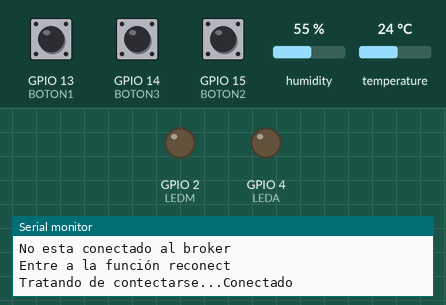
The sketch below on a simulated ESP32. Parts: output pins drawn as LEDs (lit = HIGH), the last lines printed to the serial monitor. Dashed ring = blinking. The test bench sets the inputs (shaded band); at power-on: GPIO 14 (BOTON3) HIGH, GPIO 13 (BOTON1) HIGH, GPIO 15 (BOTON2) HIGH, temperature 24 °C, humidity 55 %. WiFi joins after 1.5 s; servers stay silent unless stated; no MQTT or app messages arrive unless stated.

Above: at 4.2 s.
4.3 s: GPIO 14 (BOTON3) pulled LOW for 1 s
At 4.76 s:
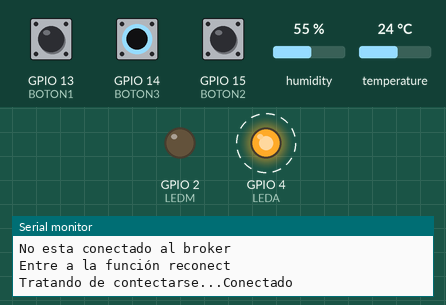
7.8 s: GPIO 13 (BOTON1) pulled LOW for 0.15 s
At 7.98 s:
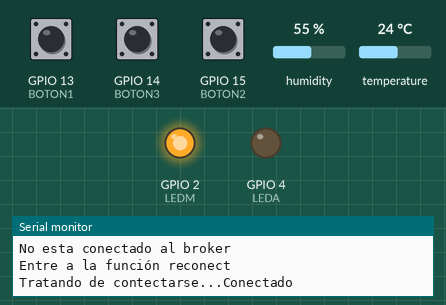
11.0 s: GPIO 15 (BOTON2) pulled LOW for 3.2 s
At 15.4 s:
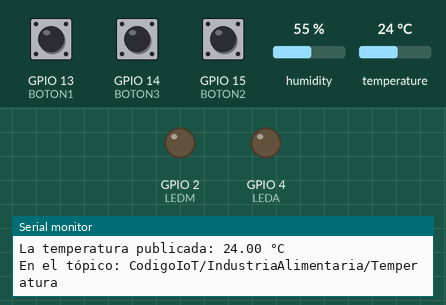
17.2 s: temperature set to 28 °C
19.3 s: temperature set to 31 °C
At 24.5 s:
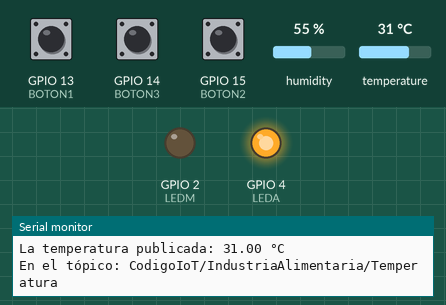
Timing chart, 0 to 25.6 s (numbered marks = the images above; inputs shaded):
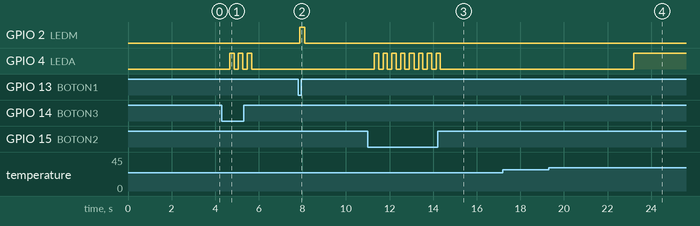

The sketch:

Ejercicio_de_Refrigeracion.ino
```cpp
/*
 * Administración de servidores
 * Por: Armida González Lorence
 * Fecha: 20 de abril de 2022
 *
 * Programa creado a partir de los programas Botón-Led y Ejemplo DHT11
 *
 * Características
 *   Sensor de temperatura y humedad
 *   Boton1: Manual. Activa la refrigeración al ser presionado
 *   Boton2: Alta demanda
 *   Boton3: Sobre carga de funcionamiento
 *
 *   Led1: Refrigeracion manual
 *   Led2: Refrigeración automática
 *
 *   Que se encienda la refrigeracion manual cada que se presione el boton de manual
 *
 *   La refrigeracion manual tiene prioridad a la refrigeracion automática.
 *
 *   Si la termperatura es alta (mayor a 28, por ejemplo), se activa la refrigeracion automática
 *
 *   Si tengo alta demanda o sobre carga, se activa la refrigeración automática
 *
 *   Si tengo alta demanda o sobrecarga de funcionamiento y ademas temperatura alta, se activan ambas refrigeraciones
 *
 *   Botones 14, 15, 13
 *   Leds 4, 2
 *   DHT11 12
 */
// Cambio de ejercicio de refrigeración para utilizar funciones

// Bibliotecas
#include <WiFi.h>  // Biblioteca para el control de WiFi
#include <PubSubClient.h> //Biblioteca para conexion MQTT
#include "DHT.h" // Incluir la biblioteca de DHT11

//Datos de WiFi
const char* ssid = "CASTILLO";  // Aquí debes poner el nombre de tu red
const char* password = "YolandaC23";  // Aquí debes poner la contraseña de tu red

//Datos del broker MQTT
//Puse un Broker IP público; para actualizar con: nslookup broker.hivemq.com en terminal ubuntu
const char* mqtt_server = "35.157.221.58";
const char* topicTemp= "CodigoIoT/IndustriaAlimentaria/Temperatura";
IPAddress server(35,157,221,58);


// Constantes
// Constantes para manejar el DHT11
#define DHTPIN 12       // Digital pin connected to the DHT sensor
#define DHTTYPE DHT11   // DHT 11
#define TemperaturaAlta 30 // Límite de temperatura y que no ocupe memoria


const int BOTON1 = 13; // Manual
const int BOTON2 = 15; // Alta Demanda
const int BOTON3 = 14; // Sobrecarga de Funcionamiento

const int LEDM = 2; // Refrigeración MANUAL
const int LEDA = 4; // Refreigeración Automática


// Definición de objetos
WiFiClient espClient; // Este objeto maneja los datos de conexion WiFi
PubSubClient client(espClient); // Este objeto maneja los datos de conexion al broker
DHT dht(DHTPIN, DHTTYPE);   // Objeto para manejar el DHT11


// Variables
int dato1, dato2, dato3;
float t, tant=0,timeNow,timeLast=0;
int wait = 5000; //Tiempo de espera para madar mensajes por MQTT
char dataString[8]; // Define una arreglo de caracteres para enviarlos por MQTT, especifica la longitud del mensaje en 8 caracteres

// Condiciones iniciales - Se ejecuta sólo una vez al energizar

void setup() {// Inicio de void setup ()
  // Iniciar comunicación serial
  Serial.begin(115200);
  delay(10);
  //Se realiza conección a WiFi
  Serial.println();
  Serial.println();
  Serial.print("Conectar a ");
  Serial.println(ssid);

  WiFi.begin(ssid, password); // Esta es la función que realiz la conexión a WiFi
  while (WiFi.status() != WL_CONNECTED) { // Este bucle espera a que se realice la conexión
    Serial.print(".");  // Indicador de progreso
    delay (500);
  }

 // Cuando se haya logrado la conexión, se informa lo siguiente
  Serial.println();
  Serial.println("WiFi conectado");
  Serial.print("Direccion IP: ");
  Serial.println(WiFi.localIP());

  pinMode (BOTON1, INPUT_PULLUP);//Configurar el pin del boton como entrada //INPUT, OUTPUT
  pinMode (BOTON2, INPUT_PULLUP);//Configurar el pin del boton como entrada //INPUT, OUTPUT
  pinMode (BOTON3, INPUT_PULLUP);//Configurar el pin del boton como entrada //INPUT, OUTPUT

  pinMode (LEDM, OUTPUT); // Configurar el pin del led como salida de voltaje
  pinMode (LEDA, OUTPUT); // Configurar el pin del led como salida de voltaje

  dht.begin(); //Inicialización de la comunicación con el sensor DHT11
  dato1=0;
  dato2=0;
  dato3=0;

  // Conexión con el broker MQTT
  client.setServer(server, 1883); // Conectarse a la IP del broker en el puerto indicado
  client.setCallback(callback); // Activar función de CallBack, permite recibir mensajes MQTT y ejecutar funciones a partir de ellos
  delay(1500);  // Esta espera es preventiva, espera a la conexión para no perder información

  timeLast=millis(); //Para iniciar el control del tiempo

}// Fin de void setup

// Cuerpo del programa - Se ejecuta constamente
void loop() {// Inicio de void loop

   // put your main code here, to run repeatedly:
  while (WiFi.status() == WL_CONNECTED) {
   //Verificar siempre que haya conexión al broker

  if (!client.connected()) {
    Serial.println("No esta conectado al broker");
    reconnect();  // En caso de que no haya conexión, ejecutar la función de reconexión, definida despues del void setup ()
  }// fin del if (!client.connected())
  client.loop(); // Esta función es muy importante, ejecuta de manera no bloqueante las funciones necesarias para la comunicación con el broker

  leeSensor();
  leeBotones();
  activaRefrigeraciones();
  }
  } // Fin de void loop


// Funciones del usuario

 void leeSensor ()
 {
    // Read temperature as Celsius (the default)

    timeNow= millis();
    if (timeNow - timeLast > wait) {
      timeLast = timeNow; // Actualización de seguimiento de tiempo
      t = dht.readTemperature();
      dtostrf(t, 1, 2, dataString);
      Serial.print(F("La temperatura publicada: "));
      Serial.print(dataString);
      Serial.println(F(" °C "));
      Serial.print(F("En el tópico: "));
      Serial.println(topicTemp);
      client.publish(topicTemp, dataString); // Esta es la función que envía los datos por MQTT
      if (isnan(t)) { // Check if any reads failed and exit early (to try again).
       Serial.println(F("Failed to read from DHT sensor!"));
       return;
     }
    }
  //Serial.print(F("%  Temperature: "));
  //Serial.print(t);
  //Serial.println(F("°C "));
 }

 void leeBotones ()
 {
  dato1 = digitalRead (BOTON1); //Leer el pin del boton 1 MANUAL
  dato2 = digitalRead (BOTON2); //Leer el pin del boton 2 ALTA DEMANDA
  dato3 = digitalRead (BOTON3); //Leer el pin del boton 3 SOBRE CARGA
 }

 void activaRefrigeraciones ()
 {
   //Para activar la refrigeración Automática
  if (t>=TemperaturaAlta) {
  digitalWrite (LEDA, HIGH);
  //Publicar alerta de temperatura Alta
  //dataString = 'TmAlert';
  //client.publish(topicTemp, dataString); // Esta es la función que envía los datos por MQTT

  }
  if (t<TemperaturaAlta) {
  digitalWrite (LEDA, LOW);}

  //Para activar la refrigeración Manual
  digitalWrite (LEDM, !dato1); //Prender el led Refrigeración automática
  delay (200);

  // Alta demanda o sobre carga, se activa la refrigeración automática
  if (!dato2 || !dato3) {
      digitalWrite (LEDA, HIGH); //Prender el led refrigeración automática
      delay (200);
      }
  }

// Esta función permite tomar acciones en caso de que se reciba un mensaje correspondiente a un tema al cual se hará una suscripción
void callback(char* topic, byte* message, unsigned int length) {

  // Concatenar los mensajes recibidos para conformarlos como una varialbe String
  String messageTemp; // Se declara la variable en la cual se generará el mensaje completo
  for (int i = 0; i < length; i++) {  // Se imprime y concatena el mensaje
    Serial.print((char)message[i]);
    messageTemp += (char)message[i];
  }

  // Se comprueba que el mensaje se haya concatenado correctamente
  Serial.println();
  Serial.print ("Mensaje concatenado en una sola variable: ");
  Serial.println (messageTemp);

  // En esta parte puedes agregar las funciones que requieras para actuar segun lo necesites al recibir un mensaje MQTT

  if (String(topic) == topicTemp) {  // En caso de recibirse mensaje en el tema esp32/output
    if(messageTemp == "true"){
      Serial.println("Mandó mensaje");
    }// fin del if topic
    else if(messageTemp == "false"){
      Serial.println("Sin mensaje");
    }// fin del else if(messageTemp == "false")
  }// fin del if topic
}// fin del void callback

// Función para reconectarse
void reconnect() {
  // Bucle hasta lograr conexión
  Serial.println("Entre a la función reconect");
  while (!client.connected()) { // Pregunta si hay conexión
    Serial.print("Tratando de contectarse...");
    // Intentar reconexión
    if (client.connect("espClient")) { //Pregunta por el resultado del intento de conexión
      Serial.println("Conectado");
      client.subscribe(topicTemp); // Esta función realiza la suscripción al tema
    }// fin del  if (client.connect("espClient"))
    else {  //en caso de que la conexión no se logre
      Serial.print("Conexion fallida, Error rc=");
      Serial.print(client.state()); // Muestra el codigo de error
      Serial.println(" Volviendo a intentar en 5 segundos");
      // Espera de 5 segundos bloqueante
      delay(5000);
      Serial.println (client.connected ()); // Muestra estatus de conexión
    }// fin del else
  }// fin del bucle while (!client.connected())
}// fin de void reconnect
```

Measured:
- the behaviour switches between 29 and 30 °C on temperature (found by bisection; images 3 and 4)
- after the input at 4.3 s, GPIO 4 (LEDA): alternates HIGH for 0.20 s and LOW for 0.20 s, 6 changes in all, then stays LOW, starting after 0.37 s
- after the input at 7.8 s, GPIO 2 (LEDM): LOW → HIGH after 0.07 s, → LOW 0.23 s later
- after the input at 11.0 s, GPIO 4 (LEDA): alternates HIGH for 0.20 s and LOW for 0.20 s, 16 changes in all, then stays LOW, starting after 0.30 s
- after the input at 19.3 s, GPIO 4 (LEDA): LOW → HIGH after 3.9 s
